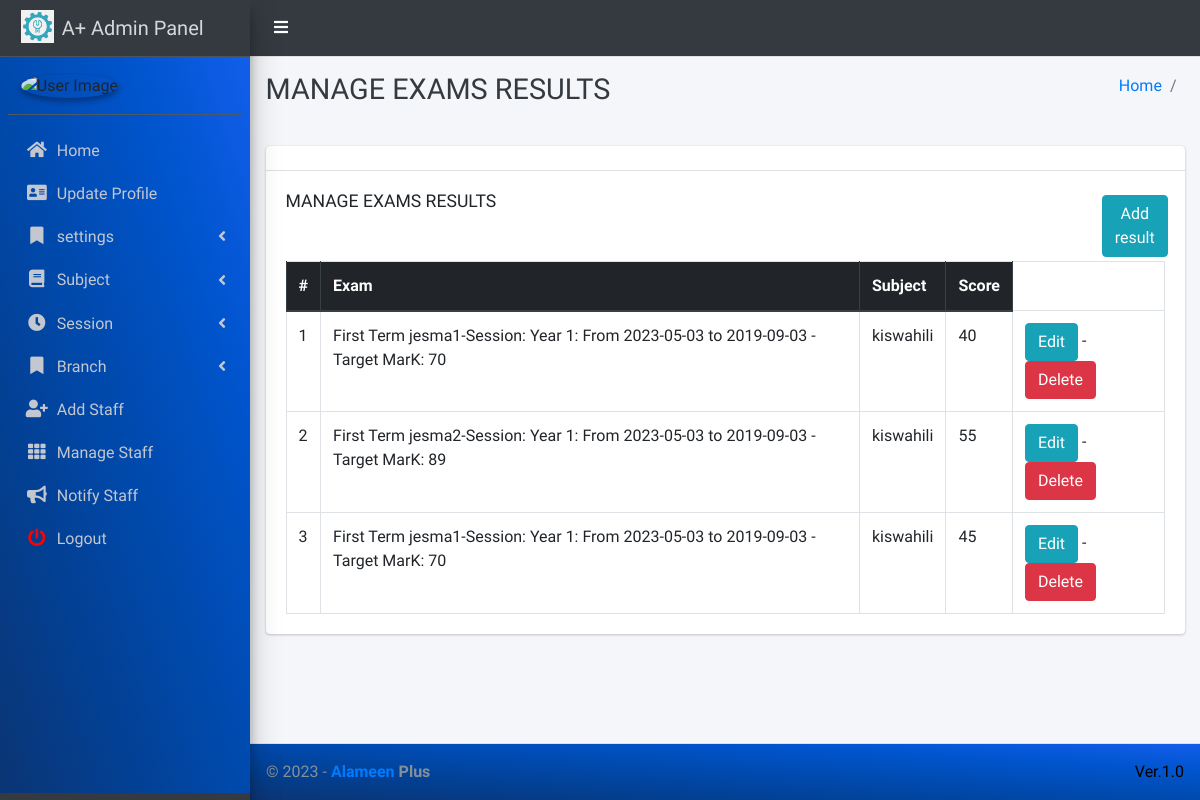
Before: /manage/exam_result/ (signed in) with the older database file.
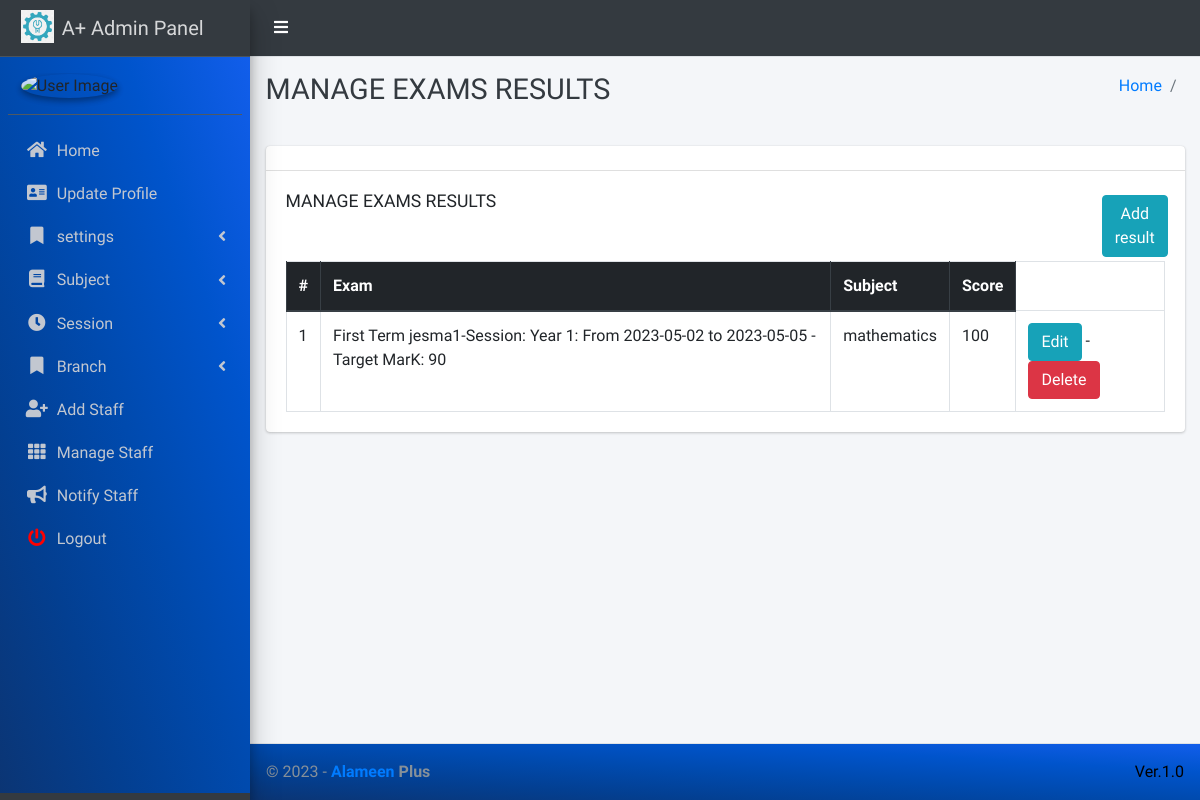
After: the same page with the newer database file.
### main_app/models.py (models this page shows, shortened)
class ExamMeanResult(models.Model):
    result_id = models.AutoField(primary_key=True)
    exam =models.ForeignKey(Exam, on_delete=models.DO_NOTHING, null=True, verbose_name='Exam Name')
    subject = models.ForeignKey(Subject, on_delete=models.DO_NOTHING)
    teacher = models.ForeignKey(Staff, on_delete=models.DO_NOTHING, null=True)
    score = models.IntegerField()
    created = models.DateField(auto_now_add=True)
    class Meta:
        unique_together = ('exam', 'subject')

class Exam(models.Model):
    exam_id = models.AutoField(primary_key=True)
    created_at = models.DateField(auto_now=True)
    exam_date = models.DateField()
    name = models.CharField(max_length=50, unique=True)
    target_marks = models.IntegerField()
    session = models.ForeignKey(Session, on_delete=models.DO_NOTHING)
    term = models.ForeignKey(SessionTerm, on_delete=models.DO_NOTHING)
    def __str__(self):
        return f'{self.term} {self.name}-Session: {self.session} -Target MarK: {self.target_marks}'

class SessionTerm(models.Model):
    CHOICE = [
        ('First Term', 'First Term'),
        ('Second Term', 'Second Term'),
        ('Third Term', 'Third Term')
    ]
    session = models.ForeignKey(Session, on_delete=models.CASCADE)
    term = models.CharField(max_length=15, unique=True, choices=CHOICE)
    TERM_CHOICES = [("Term 1", "Term 1"), ("Term 2", "Term 2"), ("Term 3", "Term 3")]
    session = models.ForeignKey(Session, on_delete=models.CASCADE)
    name = models.CharField(max_length=10, choices=TERM_CHOICES)
    def __str__(self):
        return self.term

class Session(models.Model):
    name = models.CharField(max_length=20)
    start_year = models.DateField()
    end_year = models.DateField()
    def __str__(self):
        return self.name + ": From " + str(self.start_year) + " to " + str(self.end_year)

class Subject(models.Model):
    name = models.CharField(max_length=120)
    staff = models.ForeignKey(Staff, on_delete=models.CASCADE,null=True)
    updated_at = models.DateTimeField(auto_now=True)
    created_at = models.DateTimeField(auto_now_add=True)
    def __str__(self):
        return f'{self.name}'

### main_app/hod_views.py (the view)
# urls.py: path('manage/exam_result/', hod_views.manage_exam_result, name='manage_exam_result'),
@login_required(redirect_field_name="user_login")
def manage_exam_result(request):
    exam = ExamMeanResult.objects.all()
    context = {
        'exam': exam
    }
    return render(request, "hod_template/manage_exam_result.html", context)

### main_app/models.py (called while the page is built)
    def __str__(self):
        return  self.first_name + " " + self.last_name

### main_app/templates/hod_template/manage_exam_result.html
{% extends 'main_app/base.html' %}
{% load static %}
{% block page_title %}MANAGE EXAMS RESULTS{% endblock page_title %}
{% block content %}
<section class="content">
    <div class="container-fluid">
        <div class="row">
            <div class="col-md-12">
                <div class="card">
                    <div class="card-header">
                    </div>
                    <div class="card-body">
                        <div class="row">
                            <div class="col-md-11">
                                <h3 class="card-title">MANAGE EXAMS RESULTS</h3>
                            </div>
                            <div class="col-md-1 p-1">
                                <a class="btn btn-info" href="{% url 'add_exam_result' %}">Add result</a>
                            </div>
                        </div>
                        <table id="example2" class="table table-bordered table-hover">
                            <thead class="thead-dark">
                                <tr>
                                    <th>#</th>
                                    <th>Exam</th>
                                    <th>Subject</th>
                                    <th>Score</th>
                                </tr>
                            </thead>
                            <tbody>
                                {% for exam in exam %}
                                <tr>
                                    <td>{{ forloop.counter }}</td>
                                    <td>{{exam.exam}}</td>
                                    <td>{{exam.subject}}</td>
                                    <td>{{exam.score}}</td>
                                    <td>
                                        <a href="{% url 'update_exam_result' exam.result_id %}" class="btn btn-info">Edit</a> -
                                        <a href="{% url 'delete_exam_result' exam.result_id %}" onclick="return confirm('Are you sure you want to delete this Exam Result ?')" class="btn btn-danger">Delete</a>
                                    </td>
                                </tr>
                                {% endfor %}
                            </tbody>
                        </table>
                    </div>
                </div>
            </div>
        </div>
    </div>
</section>
{% endblock content %}

Changed rows visible on the page:
removed ExamMeanResult: exam "First Term jesma1-Session: Year 1: From 2023-05-03 to 2019-09-03 -Target MarK: 70", subject "kiswahili", score "40"
removed ExamMeanResult: exam "First Term jesma2-Session: Year 1: From 2023-05-03 to 2019-09-03 -Target MarK: 89", subject "kiswahili", score "55"
removed ExamMeanResult: exam "First Term jesma1-Session: Year 1: From 2023-05-03 to 2019-09-03 -Target MarK: 70", subject "kiswahili", score "45"
added ExamMeanResult: exam "First Term jesma1-Session: Year 1: From 2023-05-02 to 2023-05-05 -Target MarK: 90", subject "mathematics", score "100"
